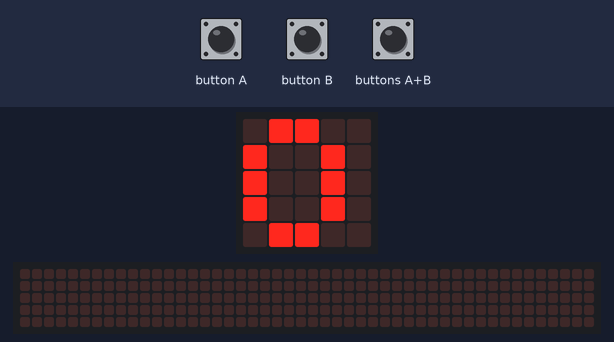
Recording of a program running on a simulated BBC micro:bit (MakeCode). On the bench: the board's 5×5 LED display, a strip that is not on the board, showing the scrolling text unrolled. The test bench sets the inputs (shaded band). The 48×5 strip is a reading aid, not a part: it shows the text the display is scrolling, unrolled, one strip-width of it at a time.

Above: at 1.9 s.
2.0 s: button B pressed for 0.15 s
At 2.22 s:
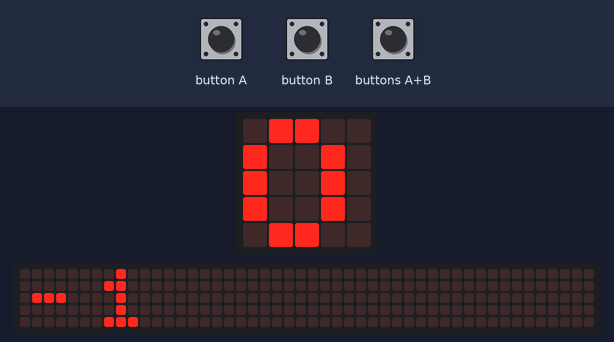
2.7 s: button A pressed for 0.15 s
3.4 s: button A pressed for 0.15 s
4.1 s: button B pressed for 0.15 s
At 5.22 s:
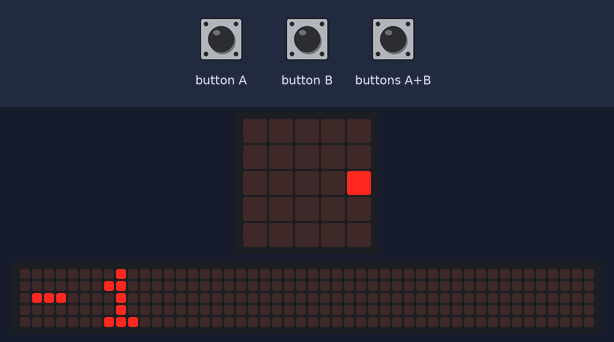
Timing chart, 0 to 7.1 s (numbered marks = the images above; inputs shaded):
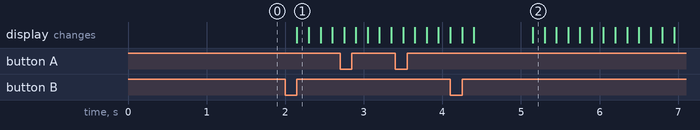

The program:

main.ts
```typescript
input.onButtonPressed(Button.A, function () {
    timer += 1
    basic.showNumber(timer)
})
input.onButtonPressed(Button.AB, function () {

})
input.onButtonPressed(Button.B, function () {
    timer += -1
    basic.showNumber(timer)
})
let timer = 0
basic.showNumber(timer)
basic.forever(function () {

})
```

test.ts
```typescript
// 在這裡測試；當此封包作為擴充功能時，將不會編譯此內容。
```

Measured:
- after the input at 2.0 s, the display: changes after 0.15 s (image 1)
